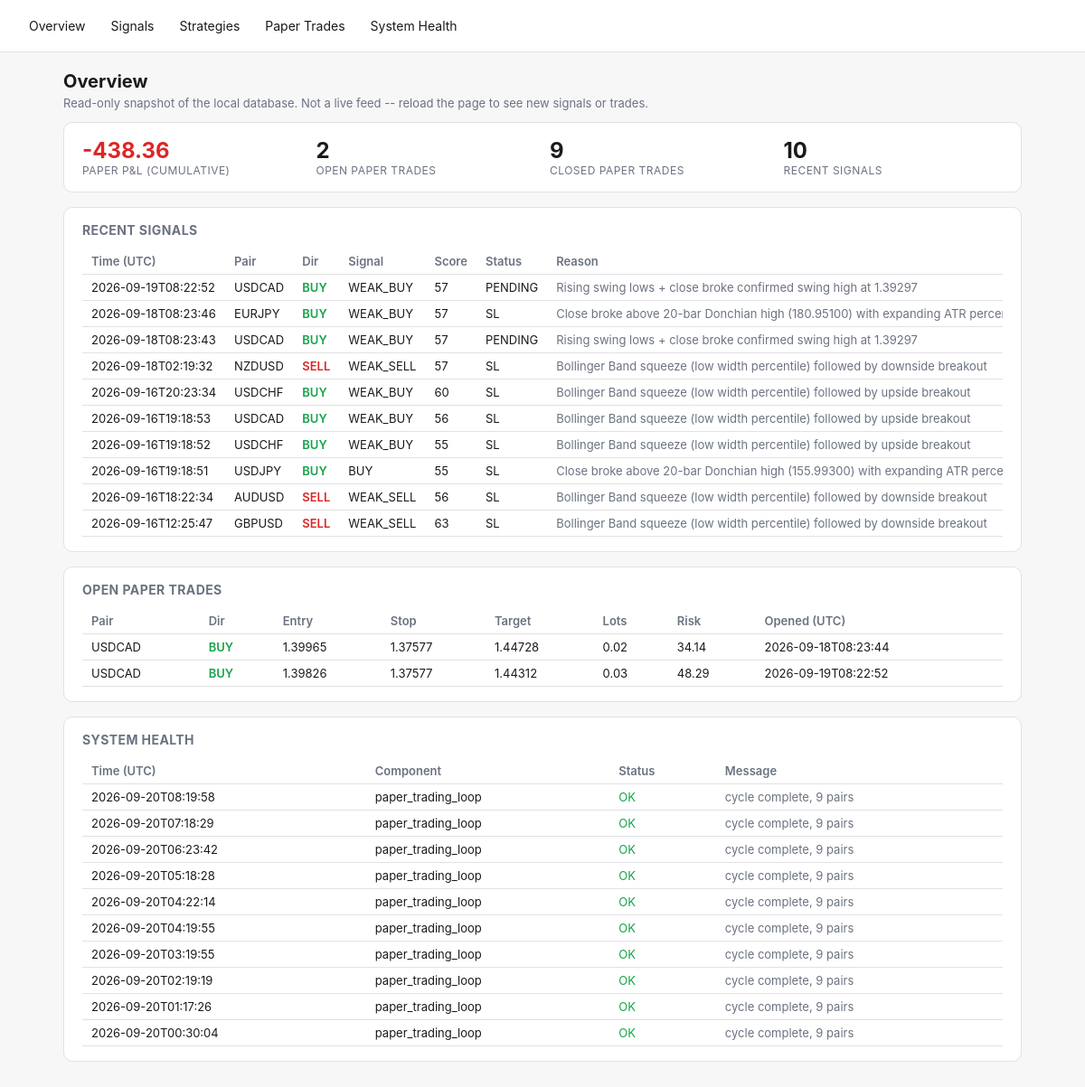
Before: / with the older database file.
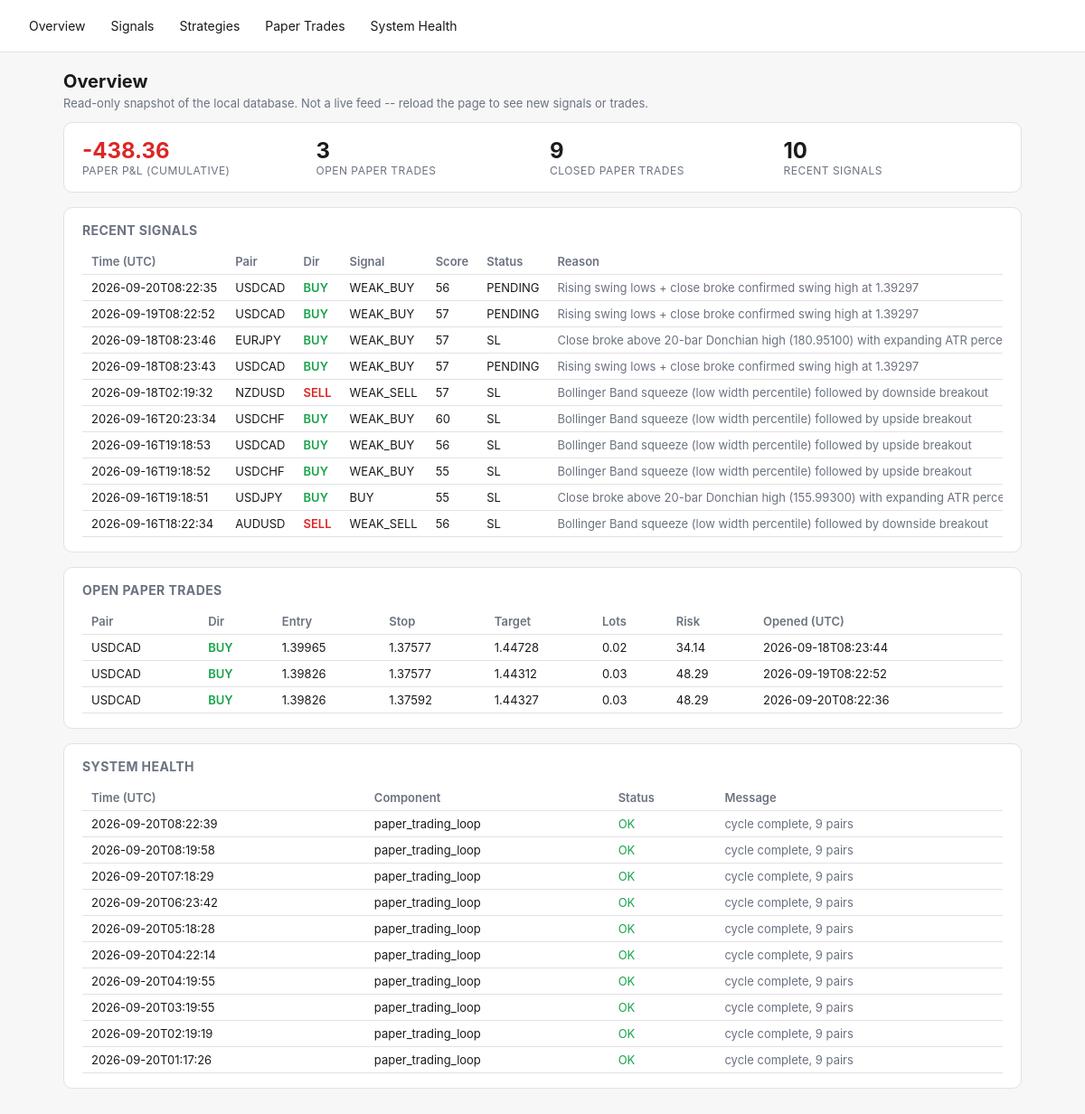
After: the same page with the newer database file.
### tables this page shows
CREATE TABLE signals (
    id TEXT PRIMARY KEY,
    pair TEXT NOT NULL,
    direction TEXT NOT NULL,
    overall_signal TEXT NOT NULL,
    score REAL NOT NULL,
    entry_low REAL, entry_high REAL, stop_loss REAL,
    take_profit_1 REAL, take_profit_2 REAL,
    spread_pips REAL,
    regime TEXT,
    strategies_agree_json TEXT,
    reason TEXT,
    status TEXT NOT NULL DEFAULT 'PENDING',
    created_at TEXT NOT NULL
, timeframe TEXT NOT NULL DEFAULT 'H4');

CREATE TABLE signal_outcomes (
    signal_id TEXT PRIMARY KEY REFERENCES signals(id),
    resolved_at TEXT,
    outcome TEXT,          -- TP | SL | EXPIRED | INVALIDATED
    exit_price REAL,
    pnl_r REAL
);

CREATE TABLE paper_trades (
    id INTEGER PRIMARY KEY AUTOINCREMENT,
    signal_id TEXT REFERENCES signals(id),
    pair TEXT NOT NULL,
    direction TEXT NOT NULL,
    entry_time TEXT NOT NULL,
    entry_price REAL NOT NULL,
    stop_loss REAL NOT NULL,
    take_profit REAL NOT NULL,
    lots REAL,                 -- position size at entry (fx_engine.position_sizing), if it could be computed
    risk_amount REAL,          -- dollar amount risked at entry, lots * stop_distance * pip_value
    exit_time TEXT,
    exit_price REAL,
    exit_reason TEXT,
    pnl_r REAL,
    pnl_amount REAL,           -- real dollar P&L = pnl_r * risk_amount (NULL if risk_amount unknown)
    created_at TEXT NOT NULL
, timeframe TEXT NOT NULL DEFAULT 'H4');

CREATE TABLE system_health (
    id INTEGER PRIMARY KEY AUTOINCREMENT,
    component TEXT NOT NULL,
    status TEXT NOT NULL,       -- OK | WARN | ERROR
    message TEXT,
    checked_at TEXT NOT NULL
);

### fx_engine/dashboard.py (the view)
    @app.route("/")
    def overview():
        d = get_db()
        signals = d.recent_signals(limit=10)
        health = d.recent_health(limit=10)
        open_trades = d.open_paper_trades()
        curve = d.paper_equity_curve()
        latest_equity = curve[-1]["cumulative"] if curve else 0.0
        return render_template(
            "overview.html", signals=signals, health=health, open_trades=open_trades,
            latest_equity=latest_equity, total_closed=len(curve),
        )

### fx_engine/db.py (called while the page is built)
    @contextmanager
    def _conn(self):
        conn = sqlite3.connect(self.path)
        conn.row_factory = sqlite3.Row
        try:
            yield conn
            conn.commit()
        finally:
            conn.close()

    def open_paper_trades(self) -> list[dict]:
        with self._conn() as conn:
            rows = conn.execute("SELECT * FROM paper_trades WHERE exit_time IS NULL").fetchall()
        return [dict(r) for r in rows]

    def recent_signals(self, limit: int = 50) -> list[dict]:
        with self._conn() as conn:
            rows = conn.execute(
                """SELECT s.*, o.outcome, o.pnl_r AS outcome_pnl_r, o.exit_price AS outcome_exit_price
                   FROM signals s LEFT JOIN signal_outcomes o ON o.signal_id = s.id
                   ORDER BY s.created_at DESC LIMIT ?""",
                (limit,),
            ).fetchall()
        return [dict(r) for r in rows]

    def recent_health(self, limit: int = 50) -> list[dict]:
        with self._conn() as conn:
            rows = conn.execute(
                "SELECT * FROM system_health ORDER BY id DESC LIMIT ?", (limit,),
            ).fetchall()
        return [dict(r) for r in rows]

### fx_engine/templates/overview.html (shortened to what this page needs)
{% extends "base.html" %}
{% block content %}
<h1>Overview</h1>
<p class="lede">Read-only snapshot of the local database. Not a live feed -- reload the page to see new signals or trades.</p>
<div class="card stat-row">
  <div class="stat">
    <div class="value" style="color:{{ 'var(--green)' if latest_equity >= 0 else 'var(--red)' }}">{{ "%.2f"|format(latest_equity) }}</div>
    <div class="label">Paper P&amp;L (cumulative)</div>
  </div>
  <div class="stat"><div class="value">{{ open_trades|length }}</div><div class="label">Open paper trades</div></div>
  <div class="stat"><div class="value">{{ total_closed }}</div><div class="label">Closed paper trades</div></div>
  <div class="stat"><div class="value">{{ signals|length }}</div><div class="label">Recent signals</div></div>
</div>
<div class="card">
  <h2>Recent Signals</h2>
  <div class="overflow">
  <table>
    <tr><th>Time (UTC)</th><th>Pair</th><th>Dir</th><th>Signal</th><th>Score</th><th>Status</th><th>Reason</th></tr>
    {% for s in signals %}
    <tr>
      <td>{{ s.created_at[:19] }}</td>
      <td>{{ s.pair }}</td>
      <td class="{{ 'buy' if s.direction=='BUY' else 'sell' }}">{{ s.direction }}</td>
      <td>{{ s.overall_signal }}</td>
      <td>{{ "%.0f"|format(s.score) }}</td>
      <td>{{ s.status }}</td>
      <td class="muted">{{ s.reason }}</td>
    </tr>
    {% else %}
    <tr><td colspan="7" class="muted">No signals yet -- run `python -m fx_engine.main signal-once` or `paper`.</td></tr>
    {% endfor %}
  </table>
  </div>
</div>
<div class="card">
  <h2>Open Paper Trades</h2>
  <div class="overflow">
  <table>
    <tr><th>Pair</th><th>Dir</th><th>Entry</th><th>Stop</th><th>Target</th><th>Lots</th><th>Risk</th><th>Opened (UTC)</th></tr>
    {% for t in open_trades %}
    <tr>
      <td>{{ t.pair }}</td>
      <td class="{{ 'buy' if t.direction=='BUY' else 'sell' }}">{{ t.direction }}</td>
      <td>{{ "%.5f"|format(t.entry_price) }}</td>
      <td>{{ "%.5f"|format(t.stop_loss) }}</td>
      <td>{{ "%.5f"|format(t.take_profit) }}</td>
      <td>{{ t.lots if t.lots is not none else "-" }}</td>
      <td>{{ "%.2f"|format(t.risk_amount) if t.risk_amount is not none else "-" }}</td>
      <td>{{ t.entry_time[:19] }}</td>
    </tr>
    {% else %}
    <tr><td colspan="8" class="muted">No open paper trades.</td></tr>
    {% endfor %}
  </table>
  </div>
</div>
<div class="card">
  <h2>System Health</h2>
  <div class="overflow">
  <table>
    <tr><th>Time (UTC)</th><th>Component</th><th>Status</th><th>Message</th></tr>
    {% for h in health %}
    <tr>
      <td>{{ h.checked_at[:19] }}</td>
      <td>{{ h.component }}</td>
      <td class="{{ 'ok' if h.status=='OK' else ('warn' if h.status=='WARN' else 'error') }}">{{ h.status }}</td>
      <td class="muted">{{ h.message }}</td>
    </tr>
    {% else %}
    <tr><td colspan="4" class="muted">No health checks logged yet.</td></tr>
    {% endfor %}
  </table>
  </div>
</div>
{% endblock %}

Changed rows visible on the page:
no longer on this page (row unchanged): signal_outcomes: created_at "2026-09-16T12:25:47", pair "GBPUSD", direction "SELL", overall_signal "WEAK_SELL", status "SL", reason "Bollinger Band squeeze (low width percentile) followed by downside breakout"
no longer on this page (row unchanged): signals: score "63"
no longer on this page (row unchanged): system_health: checked_at "2026-09-20T00:30:04", component "paper_trading_loop", status "OK", message "cycle complete, 9 pairs"
added signals: created_at "2026-09-20T08:22:35", pair "USDCAD", direction "BUY", overall_signal "WEAK_BUY", score "56", status "PENDING", reason "Rising swing lows + close broke confirmed swing high at 1.39297"
added paper_trades: pair "USDCAD", direction "BUY", entry_price "1.39826", stop_loss "1.37592", take_profit "1.44327", lots "0.03", risk_amount "48.29", entry_time "2026-09-20T08:22:36"
added system_health: checked_at "2026-09-20T08:22:39", component "paper_trading_loop", status "OK", message "cycle complete, 9 pairs"
Other visible differences:
{{ open_trades|length }}: "2" → "3"
